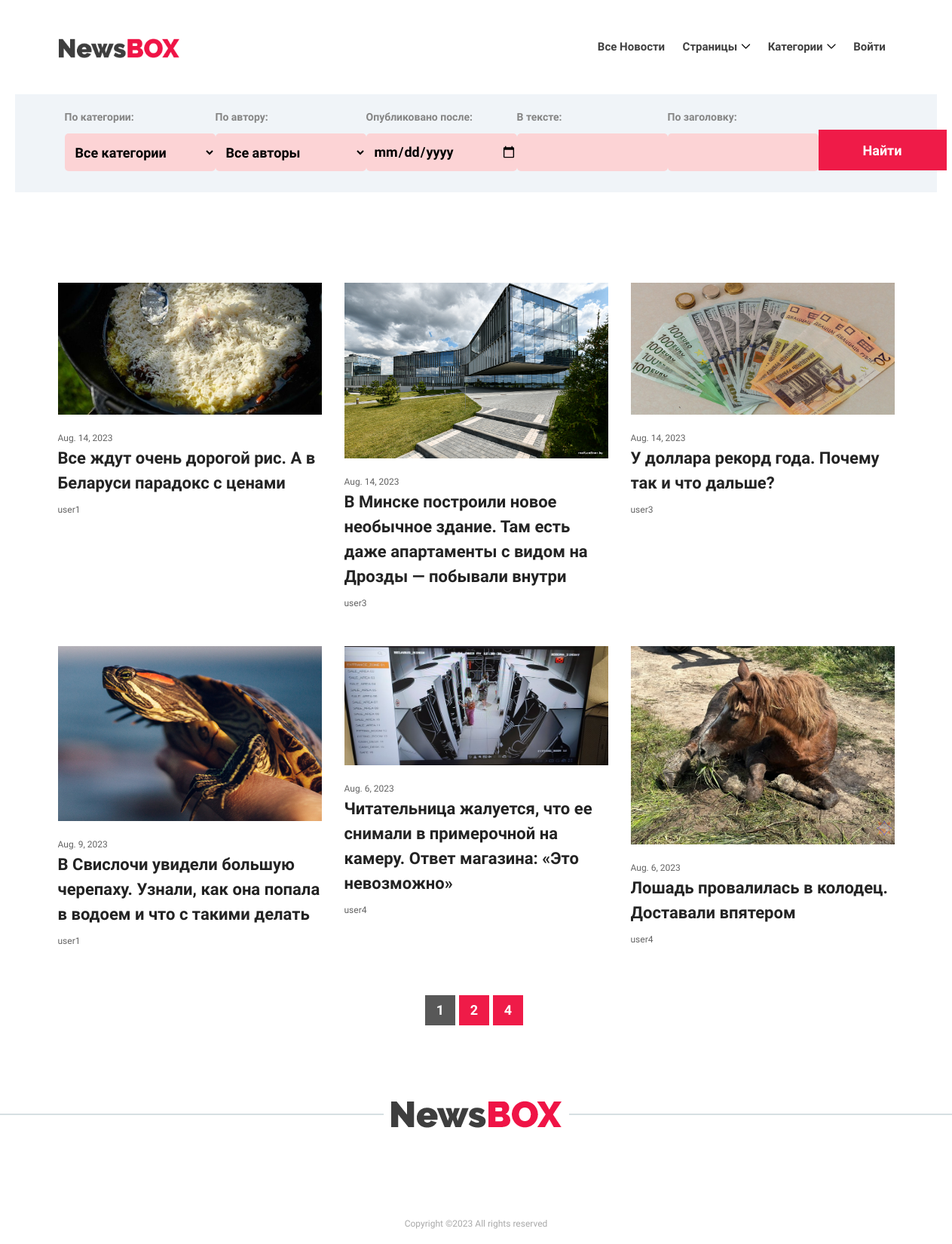
Before: /news/ with the older database file.
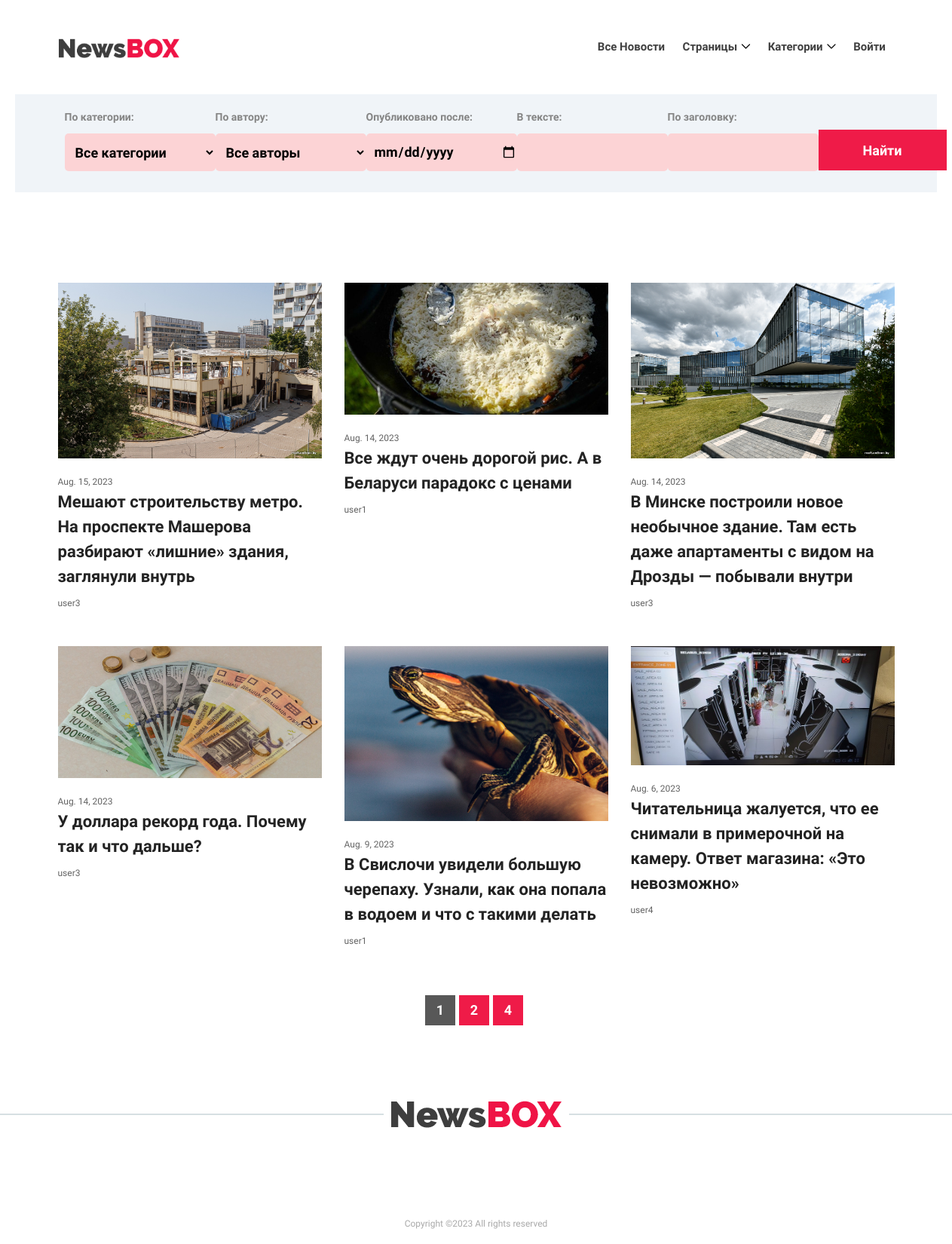
After: the same page with the newer database file.
### app/models.py (models this page shows, shortened)
class Post(models.Model):
    author = models.ForeignKey(Author, on_delete=models.CASCADE)
    datetime = models.DateTimeField(auto_now_add=True)
    category = models.ManyToManyField(Category, through='PostCategory', related_name='posts')
    title = models.CharField(max_length=128)
    text = models.TextField()
    rating = models.IntegerField(default=0)
    is_new = models.BooleanField(default=True)
    picture = models.FileField(upload_to='uploads/', blank=True, verbose_name='Загрузить картинку для новости', default='uploads/default.jpg')
    def get_absolute_url(self):
        return reverse('new_detail', args=[str(self.id)])

class Author(models.Model):
    user = models.OneToOneField(User, on_delete=models.CASCADE)
    rating = models.IntegerField(default=0)
    avatar = models.FileField(upload_to='uploads/', blank=True, verbose_name='Загрузить аватарку', default='uploads/ava_default.png')
    def __str__(self):
        return self.user.username

### app/views.py (the view)
# urls.py: path('', PostList.as_view(), name='all_news'),
class PostList(ListView):
    model = Post
    ordering = '-datetime'
    template_name = 'all_news.html'
    context_object_name = 'posts'
    paginate_by = 6
    def get_filter(self):
        return PostFilter(self.request.GET, queryset=super().get_queryset())
    def get_queryset(self):
        return self.get_filter().qs
    def get_context_data(self, **kwargs):
        context = super().get_context_data(**kwargs)
        context['filterset'] = self.get_filter()
        return context

### app/context_processors.py (called while the page is built)
def navigate_context(request):
    test = 'Оставь здесь свой отклик'
    context = {
        'vartest': test,
        'current_user': request.user,
        'categories': Category.objects.all(),
    }
    return context

### app/models.py (called while the page is built)
    def __str__(self):
        return self.name

### app/templatetags/custom_tags.py (called while the page is built)
@register.simple_tag(takes_context=True)
def url_replace(context, **kwargs):
    d = context['request'].GET.copy()
    for k, v in kwargs.items():
        d[k] = v
    return d.urlencode()

### templates/all_news.html (shortened to what this page needs)
{% extends 'index.html' %}
{% load custom_tags %}
{% block content %}
<section class="breaking-news-area">
        <div class="container-fluid">
            <div class="row">
                <div class="col-12">
                        <div id="breakingNewsTicker" class="ticker" style="height: 60px;">
                            <div style="display: flex; justify-content: space-around">
                                <form id="search-form" style="display: flex" action="" method="get">
                                    {{ filterset.form.as_p }}
                                    <input id="search-btn" class="btn newsbox-btn btn-1 mt-15" type="submit" value="Найти"/>
                                </form>
                            </div>
                        </div>
                </div>
            </div>
        </div>
    </section>
<div class="top-news-area section-padding-100">
    <div class="container">
        <div class="row">
            {% if posts %}
                {% for p in posts %}
                    <div class="col-12 col-sm-6 col-lg-4">
                        <div class="single-blog-post style-2 mb-5">
                            <div class="blog-thumbnail">
                                {% if p.picture %}
                                    <a href="{{ p.get_absolute_url }}"><img src="{{ p.picture.url }}" alt="Обложка новости"></a>
                                {% else %}
                                    <a href="{{ p.get_absolute_url }}"><img src="../media/uploads/default.jpg" alt="Обложка новости"></a>
                                {% endif %}
                            </div>
                            <div class="blog-content">
                                <span class="post-date">{{ p.datetime.date }}</span>
                                <a href="{{ p.get_absolute_url }}" class="post-title">{{ p.title }}</a>
                                <a href="#" class="post-author">{{ p.author }}</a>
                            </div>
                        </div>
                    </div>
                {% endfor %}
            {% else %}
                <h3>На сайте нет новостей!</h3>
            {% endif %}
        </div>
    </div>
    <div style="display: flex; justify-content: center">
        {% if page_obj.paginator.num_pages > 1 %}
            {% if page_obj.number == 1 %}
                <a href="?{% url_replace page=1 %}">
                    <button class="btn newsbox-btn btn-4 mt-15" disabled="true" style="background-color: #000000">1</button>
                </a>
                {% if page_obj.has_next and page_obj.next_page_number < page_obj.paginator.num_pages %}
                    <a href="?{% url_replace page=page_obj.next_page_number  %}">
                        <button class="btn newsbox-btn btn-4 mt-15">{{page_obj.next_page_number}}</button>
                    </a>
                {% endif %}
            {% else %}
                <a href="?{% url_replace page=1 %}">
                    <button class="btn newsbox-btn btn-4 mt-15">1</button>
                </a>
            {% endif %}
            {% if page_obj.number == page_obj.paginator.num_pages and page_obj.number > 1 %}
                {% if page_obj.has_previous and page_obj.previous_page_number > 1 %}
                    <a href="?{% url_replace page=page_obj.previous_page_number %}">
                        <button class="btn newsbox-btn btn-4 mt-15">{{page_obj.previous_page_number}}</button>
                    </a>
                {% endif %}
                 <a href="?{% url_replace page=page_obj.paginator.num_pages %}">
                    <button class="btn newsbox-btn btn-4 mt-15" disabled="true" style="background-color: #000000">{{ page_obj.paginator.num_pages }}</button>
                 </a>
            {% elif page_obj.paginator.num_pages > 1  %}
                <a href="?{% url_replace page=page_obj.paginator.num_pages %}">
                    <button class="btn newsbox-btn btn-4 mt-15">{{ page_obj.paginator.num_pages }}</button>
                </a>
            {% endif %}
        {% endif %}
    </div>
</div>
{% endblock content %}

### templates/index.html (shortened to what this page needs)
<!DOCTYPE html>
<html lang="en">
<head>
    {% load static %}
    <link href="{% static 'style.css' %}" rel="stylesheet">
</head>
<body>
<header class="header-area">
    <div class="newsbox-main-menu">
        <div class="classy-nav-container breakpoint-off">
            <div class="container-fluid">
                <nav class="classy-navbar justify-content-between" id="newsboxNav">
                    <a href="http://127.0.0.1:8000/news/" class="nav-brand"><img src="{% static 'img/core-img/logo.png' %}" alt="LOGO"></a>
                    <div class="classy-menu">
                        <div class="classynav">
                            <ul>
                                <li><a href="http://127.0.0.1:8000/news/">Все новости</a></li>
                                <li><a href="#">Страницы</a>
                                </li>
                                <li><a href="#">Категории</a>
                                </li>
                                {% if current_user.is_authenticated %}
                                    <li><a href="#">{{ current_user.username }}</a>
                                        <ul class="dropdown">
                                            {% if not current_user.author %}
                                                <li><a href="{% url 'become_an_author' %}">Стать автором!</a></li>
                                            {% endif %}
                                            <li><a href="{% url 'send_mail_example' %}">Отправить письмо!</a></li>
                                            <li><a href="{% url 'all_subscription' %}">Мои подписки</a></li>
                                        </ul>
                                    </li>
                                    <li><a href="/accounts/logout/">Выйти</a></li>
                                {% else %}
                                    <li><a href="/accounts/login/">Войти</a></li>
                                {% endif %}
                            </ul>
                        </div>
                    </div>
                </nav>
            </div>
        </div>
    </div>
</header>
{% load custom_tags %}
{% block content %}
{% endblock content %}
<footer class="footer-area">
    <div class="footer-logo mb-100">
        <a href="http://127.0.0.1:8000/news/"><img src="{% static 'img/core-img/logo.png' %}" alt="LOGO"></a>
    </div>
    <div class="container">
        <div class="row">
            <div class="col-12">
                <div class="footer-content text-center">
                    <p class="copywrite-text"><a href="#">
                        Copyright &copy;<script>document.write(new Date().getFullYear());</script>
                        All rights reserved</a>
                        </p>
                </div>
            </div>
        </div>
    </div>
</footer>
</body>
</html>

### static/style.css (style rules this page uses)
* { margin: 0; padding: 0; }
body { font-family: "Raleway", sans-serif; font-size: 14px; }
p { font-family: "Raleway", sans-serif; color: #858585; font-size: 15px; line-height: 2; font-weight: 400; }
a, a:hover, a:focus { -webkit-transition-duration: 500ms; transition-duration: 500ms; text-decoration: none; outline: 0 solid transparent; color: #000000; font-weight: 600; font-size: 16px; font-family: "Raleway", sans-serif; }
ul, ol { margin: 0; }
ul li, ol li { list-style: none; }
img { height: auto; max-width: 100%; }
.mt-15 { margin-top: 15px !important; }
.mb-100 { margin-bottom: 100px !important; }
.section-padding-100 { padding-top: 100px; padding-bottom: 100px; }
.newsbox-btn { background-color: #ef1b48; -webkit-transition-duration: 500ms; transition-duration: 500ms; position: relative; z-index: 1; display: inline-block; min-width: 170px; height: 54px; color: #ffffff; border-radius: 0; padding: 0 30px; font-size: 18px; line-height: 54px; font-weight: 600; text-transform: capitalize; }
.newsbox-btn.btn-4 { display: flex; align-items: center; justify-content: center; min-width: 40px; height: 40px; margin-right: 5px; padding: 0; }
.header-area { position: relative; z-index: 1000; width: 100%; }
.header-area .newsbox-main-menu { position: relative; width: 100%; height: 125px; padding: 0 5%; }
.header-area .newsbox-main-menu .classy-navbar { height: 125px; padding: 0; }
.header-area .newsbox-main-menu .classy-navbar .nav-brand { max-width: 160px; margin-right: 30px; }
.header-area .newsbox-main-menu .classy-navbar .classynav ul li a { font-weight: 600; text-transform: capitalize; font-size: 15px; padding: 0 10px; color: #404040; }
.breaking-news-area { position: relative; z-index: 1; height: 130px; padding: 15px 4%; background-color: #f0f4f8; margin: 0 20px 20px; }
.footer-area { position: relative; z-index: 1; }
.footer-area .footer-logo { position: relative; z-index: 10; text-align: center; width: 100%; }
.footer-area .footer-logo a { display: inline-block; background-color: #ffffff; padding: 0 10px; }
.footer-area .footer-logo::after { position: absolute; width: 100%; content: ''; background-color: #d6dfe2; height: 2px; top: 50%; left: 0; right: 0; margin-top: -1px; z-index: -1; }
.footer-area .copywrite-text { font-size: 12px; margin-bottom: 0; color: #a9a9a9; font-weight: 500; padding: 15px 0; }
.footer-area .copywrite-text a { color: #a9a9a9; font-size: 12px; font-weight: 500; }
.single-blog-post { position: relative; z-index: 1; overflow: hidden; -webkit-transition-duration: 500ms; transition-duration: 500ms; }
.single-blog-post.style-2 .blog-thumbnail { margin-bottom: 20px; }
.single-blog-post.style-2 .blog-thumbnail img { width: 100%; }
.single-blog-post.style-2 .blog-content { position: relative; z-index: 1; }
.single-blog-post.style-2 .blog-content .post-date { font-size: 12px; color: #636363; margin-bottom: 10px; }
.single-blog-post.style-2 .blog-content .post-title { display: block; font-weight: 600; font-size: 22px; margin-bottom: 10px; color: #232323; }
.single-blog-post.style-2 .blog-content .post-author { display: block; font-size: 12px; color: #636363; font-weight: 500; -webkit-transition-duration: 500ms; transition-duration: 500ms; }
#search-form label { font-size: 14px; font-weight: bold; }
#search-form #id_category, #id_author, #id_datetime, #id_title, #id_text { height: 50px; width: 200px; background-color: #fcd3d5; font-size: 18px; border: none; border-radius: 5px; margin: 0; padding: 0 0 0 10px; color: black; font-weight: bold; -webkit-transition-duration: 500ms; transition-duration: 500ms; }
#search-form #id_category option, #id_author option { font-size: 18px; }
#search-form #search-btn { display: flex; margin: 0; padding: 0; align-self: center; justify-content: center; }

Changed rows visible on the page:
no longer on this page (row unchanged): Post: picture (picture), datetime "Aug. 6, 2023", title "Лошадь провалилась в колодец. Доставали впятером", author "user4"
added Post: picture (picture), datetime "Aug. 15, 2023", title "Мешают строительству метро. На проспекте Машерова разбирают «лишние» здания, заглянули внутрь", author "user3"
